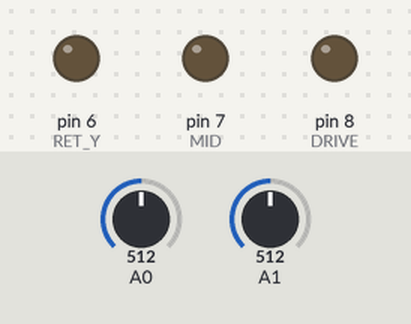
Bench run of a sketch on a simulated Arduino Uno, built with avr-gcc and run on an emulated ATmega328P. Parts: output pins drawn as LEDs (lit = HIGH). The inputs (shaded band) are chosen by the test bench; at power-on: A0 = 512, A1 = 512. What the sketch prints to the serial monitor is not drawn.

Above: at 1.2 s.
1.3 s: A0 set to 44
2.8 s: A0 set to 35
At 3.8 s:
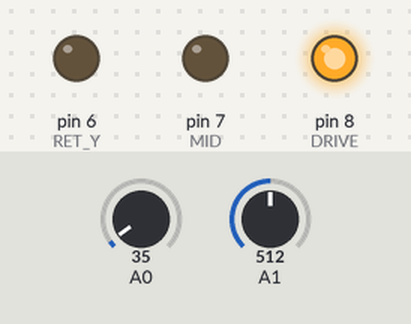
6.7 s: A1 set to 43
8.7 s: A1 set to 35
At 10.3 s:
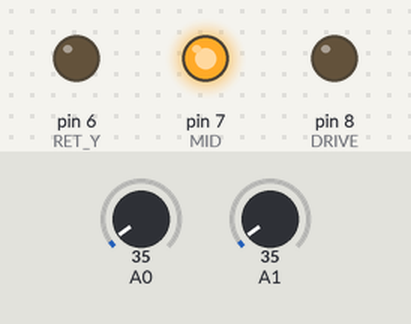
12.8 s: A0 set to 110
At 14.3 s:
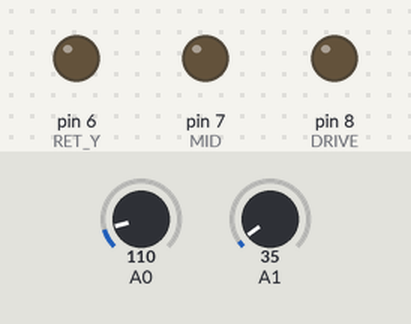
Timing chart, 0 to 15.8 s (numbered marks = the images above; inputs shaded):
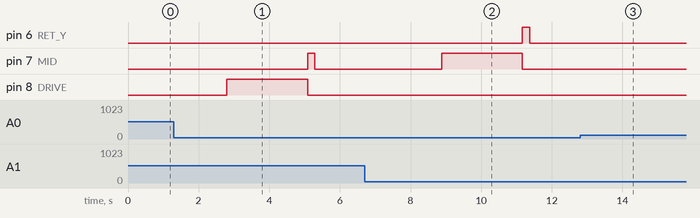

The sketch:

percep_rc_parr.ino
```cpp
const int DRIVE  = 8;
const int MID    = 7;   // between X and second 10k
const int RET_Y  = 6;   // Y return (GND)
const int RET_X2 = 5;   // X2 return (GND)
const int SENSE1 = A0;  // between first 10k and X
const int SENSE2 = A1;  // between second 10k and Y
const int SENSE3 = A2;  // between third 10k and X2
const float VCC     = 5.0;
const float R_KNOWN = 10000.0;

void setup() {
  Serial.begin(115200);
  pinMode(DRIVE,  OUTPUT); digitalWrite(DRIVE,  LOW);
  pinMode(MID,    OUTPUT); digitalWrite(MID,    LOW);
  pinMode(RET_Y,  OUTPUT); digitalWrite(RET_Y,  LOW);
  pinMode(RET_X2, OUTPUT); digitalWrite(RET_X2, LOW);
}

bool bleed(int sensePin, int returnPin, int nodeNum) {
  digitalWrite(returnPin, LOW);
  unsigned long t0 = millis();
  while (true) {
    delay(200);
    float v = analogRead(sensePin) * (VCC / 1023.0);
    if (v <= 0.2) return true;
    if (millis() - t0 > 6000) {
      Serial.print("BLEED_TIMEOUT:"); Serial.println(nodeNum);
      return false;
    }
  }
}

void measureNode(int drivePin, int sensePin, int returnPin, int nodeNum) {
  digitalWrite(drivePin,  LOW);
  digitalWrite(returnPin, LOW);
  if (!bleed(sensePin, returnPin, nodeNum)) return;

  Serial.print("CHARGE:"); Serial.print(nodeNum); Serial.print(":");
  digitalWrite(returnPin, LOW);
  digitalWrite(drivePin, HIGH);
  unsigned long t0 = millis();
  for (int i = 0; i < 100; i++) {
    float v = analogRead(sensePin) * (VCC / 1023.0);
    unsigned long t = millis() - t0;
    Serial.print(t); Serial.print(",");
    Serial.print(v, 3); Serial.print(";");
    delay(20);
  }
  Serial.println();

  delay(200);
  float V_fwd = analogRead(sensePin) * (VCC / 1023.0);

  digitalWrite(drivePin, LOW);
  digitalWrite(returnPin, HIGH);
  delay(200);
  float V_rev = analogRead(sensePin) * (VCC / 1023.0);
  digitalWrite(returnPin, LOW);

  Serial.print("FWD:"); Serial.print(nodeNum); Serial.print(":");
  Serial.print(V_fwd, 4); Serial.print("|REV:");
  Serial.println(V_rev, 4);

  digitalWrite(drivePin,  LOW);
  digitalWrite(returnPin, LOW);
  delay(2000);
}

void loop() {
  Serial.println("PROBING:1:X-alone D8-D7");
  pinMode(MID, OUTPUT); digitalWrite(MID, LOW);
  pinMode(RET_Y, INPUT); pinMode(RET_X2, INPUT);
  measureNode(DRIVE, SENSE1, MID, 1);
  pinMode(RET_Y, OUTPUT); pinMode(RET_X2, OUTPUT);

  Serial.println("PROBING:2:Y-alone D7-D6");
  pinMode(DRIVE, OUTPUT); digitalWrite(DRIVE, LOW);
  pinMode(RET_X2, INPUT);
  measureNode(MID, SENSE2, RET_Y, 2);
  pinMode(RET_X2, OUTPUT);

  Serial.println("PROBING:3:XY-verify D8-D6");
  pinMode(MID, INPUT); pinMode(RET_X2, INPUT);
  measureNode(DRIVE, SENSE1, RET_Y, 3);
  pinMode(MID, OUTPUT); digitalWrite(MID, LOW);
  pinMode(RET_X2, OUTPUT);

  Serial.println("PROBING:4:X2-alone D8-D5");
  pinMode(MID, INPUT); pinMode(RET_Y, INPUT);
  measureNode(DRIVE, SENSE3, RET_X2, 4);
  pinMode(MID, OUTPUT); digitalWrite(MID, LOW);
  pinMode(RET_Y, OUTPUT);
}
```

Measured:
- the behaviour switches between 41 and 40 on A0 (found by bisection; images 0 and 1)
- the behaviour switches between 41 and 40 on A1 (found by bisection; images 1 and 2)
- after the input at 1.3 s, every drawn part: stays the same
- after the input at 2.8 s, pin 7 (MID): LOW → HIGH after 2.3 s, → LOW 0.20 s later; pin 8 (DRIVE): LOW → HIGH at once, → LOW 2.3 s later
- after the input at 8.7 s, pin 6 (RET_Y): LOW → HIGH after 2.5 s, → LOW 0.20 s later; pin 7 (MID): LOW → HIGH after 0.19 s, → LOW 2.3 s later
- after the input at 12.8 s, pin 8 (DRIVE): stays LOW (without the input it goes to HIGH after 0.77 s)
